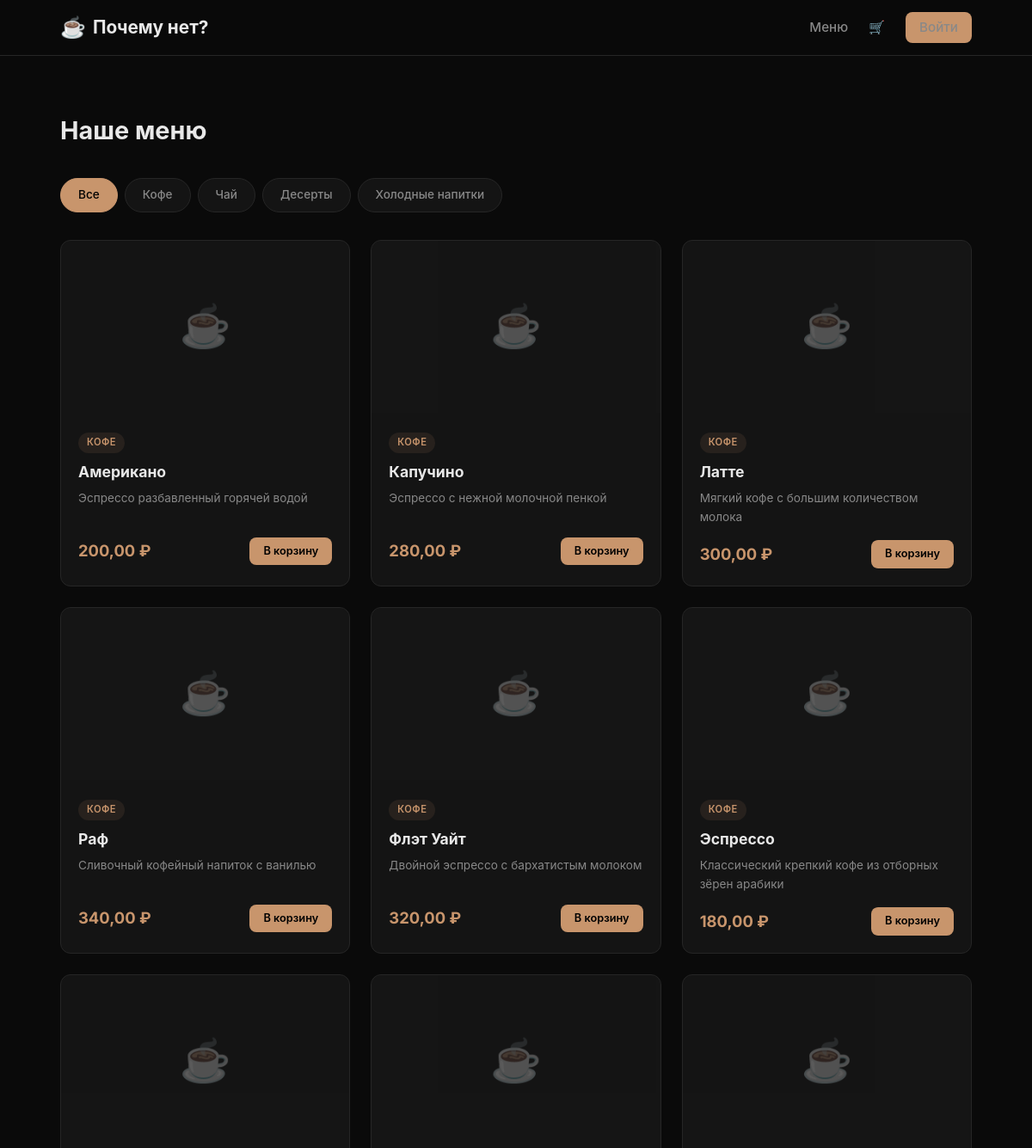
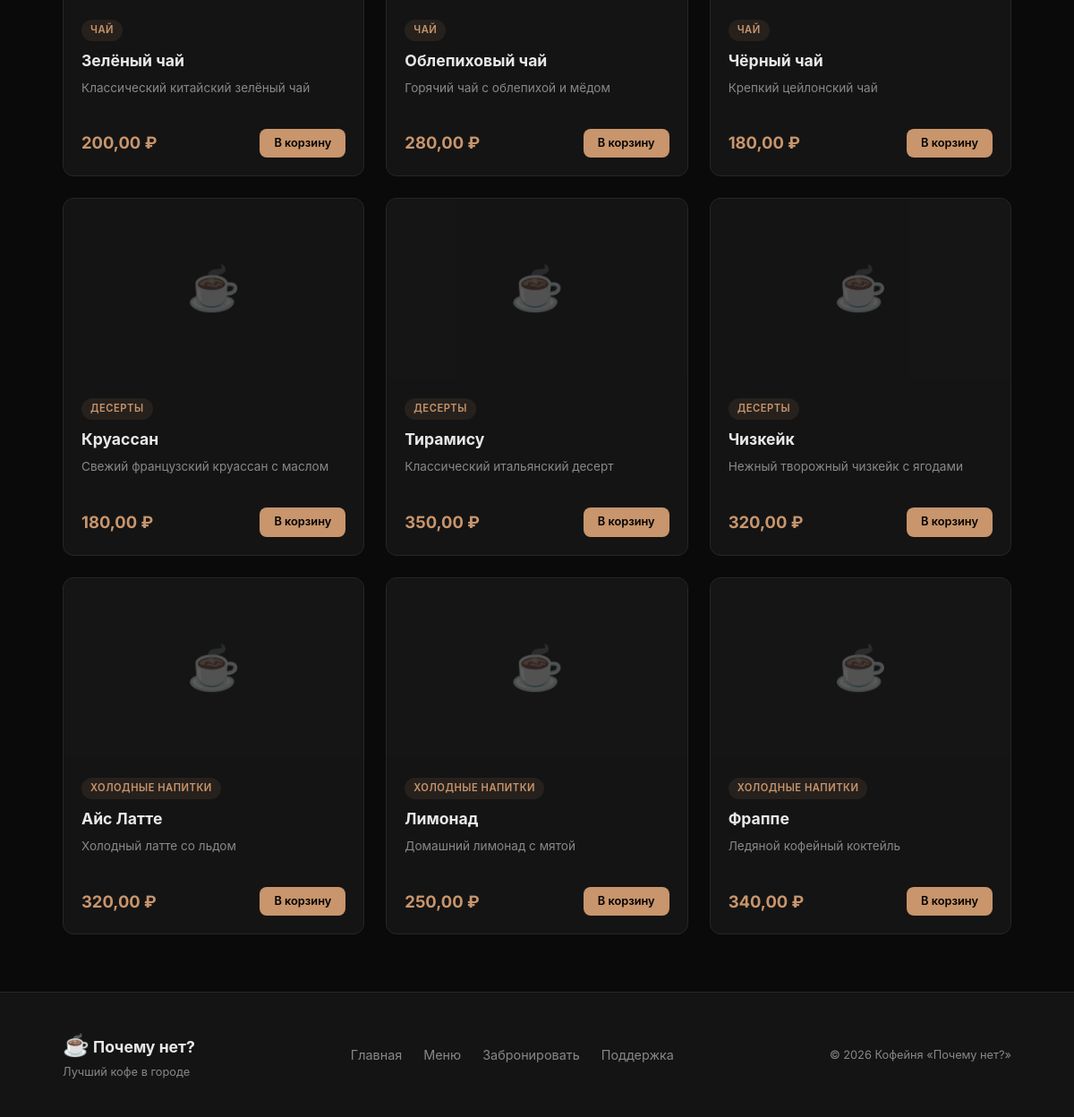
The app's page /menu/ with its own data (2 pictures, top to bottom).
### menu/models.py (models this page shows, shortened)
class Category(models.Model):
    name = models.CharField('Название', max_length=100)
    slug = models.SlugField(unique=True)
    class Meta:
        verbose_name = 'Категория'
        verbose_name_plural = 'Категории'

class Product(models.Model):
    category = models.ForeignKey(Category, on_delete=models.CASCADE, related_name='products')
    name = models.CharField('Название', max_length=200)
    description = models.TextField('Описание', blank=True)
    price = models.DecimalField('Цена', max_digits=8, decimal_places=2)
    image = models.ImageField('Фото', upload_to='products/', blank=True)
    is_available = models.BooleanField('Доступен', default=True, db_index=True)
    class Meta:
        verbose_name = 'Товар'
        verbose_name_plural = 'Товары'
        ordering = ['category', 'name']
        constraints = [
            models.CheckConstraint(check=models.Q(price__gte=0), name='product_price_positive')
        ]

### menu/views.py (the view)
# urls.py: path('menu/', views.menu_view, name='menu'),
def menu_view(request):
    categories = Category.objects.prefetch_related('products').all()
    active_category = request.GET.get('category')
    if active_category:
        products = Product.objects.filter(category__slug=active_category, is_available=True)
    else:
        products = Product.objects.filter(is_available=True)
    return render(request, 'menu/menu.html', {
        'categories': categories,
        'products': products,
        'active_category': active_category,
    })

### orders/context_processors.py (called while the page is built)
def cart_count(request):
    cart = request.session.get('cart', {})
    count = sum(item['qty'] for item in cart.values())
    return {'cart_count': count}

### templates/menu/menu.html (shortened to what this page needs)
{% extends 'base.html' %}
{% block content %}
<section class="section">
    <div class="container">
        <h1 class="section-title">Наше меню</h1>
        <div class="category-tabs">
            <a href="{% url 'menu' %}" class="tab {% if not active_category %}tab-active{% endif %}">Все</a>
            {% for cat in categories %}
            <a href="{% url 'menu' %}?category={{ cat.slug }}" class="tab {% if active_category == cat.slug %}tab-active{% endif %}">
                {{ cat.name }}
            </a>
            {% endfor %}
        </div>
        <div class="product-grid">
            {% for product in products %}
            <div class="product-card">
                {% if product.image %}
                <div class="product-img" style="background-image: url('{{ product.image.url }}')"></div>
                {% else %}
                <div class="product-img product-img-placeholder">☕</div>
                {% endif %}
                <div class="product-info">
                    <span class="product-category-badge">{{ product.category.name }}</span>
                    <h3>{{ product.name }}</h3>
                    <p class="product-desc">{{ product.description|truncatewords:15 }}</p>
                    <div class="product-bottom">
                        <span class="product-price">{{ product.price }} ₽</span>
                        <a href="{% url 'add_to_cart' product.pk %}" class="btn btn-primary btn-sm">В корзину</a>
                    </div>
                </div>
            </div>
            {% empty %}
            <p class="empty-text">В этой категории пока нет товаров.</p>
            {% endfor %}
        </div>
    </div>
</section>
{% endblock %}

### static/css/style.css (style rules this page uses)
*, *::before, *::after { margin: 0; padding: 0; box-sizing: border-box; }
:root { --bg: #0a0a0a; --bg-card: #141414; --bg-card-hover: #1c1c1c; --bg-input: #1a1a1a; --text: #e8e8e8; --text-muted: #888; --accent: #c8956c; --accent-hover: #d4a57c; --border: #262626; --success: #4ade80; --error: #f87171; --radius: 12px; --radius-sm: 8px; --shadow: 0 4px 24px rgba(0,0,0,.4); --transition: .25s ease; }
html { scroll-behavior: smooth; }
body { font-family: 'Inter', -apple-system, sans-serif; background: var(--bg); color: var(--text); line-height: 1.6; min-height: 100vh; display: flex; flex-direction: column; }
a { color: var(--accent); text-decoration: none; transition: color var(--transition); }
.container { max-width: 1100px; margin: 0 auto; padding: 0 20px; }
.btn { display: inline-flex; align-items: center; justify-content: center; padding: 10px 24px; border-radius: var(--radius-sm); font-weight: 600; font-size: .9rem; border: none; cursor: pointer; transition: all var(--transition); text-decoration: none; }
.btn-primary { background: var(--accent); color: #000; }
.btn-sm { padding: 6px 16px; font-size: .8rem; }
.section { padding: 64px 0; }
.section-title { font-size: 1.8rem; font-weight: 700; margin-bottom: 32px; }
.product-grid { display: grid; grid-template-columns: repeat(auto-fill, minmax(280px, 1fr)); gap: 24px; }
.product-card { background: var(--bg-card); border: 1px solid var(--border); border-radius: var(--radius); overflow: hidden; transition: all var(--transition); }
.product-img { height: 200px; background-size: cover; background-position: center; background-color: #1a1a1a; }
.product-img-placeholder { display: flex; align-items: center; justify-content: center; font-size: 3rem; opacity: .3; }
.product-info { padding: 20px; }
.product-info h3 { font-size: 1.1rem; margin-bottom: 6px; }
.product-desc { color: var(--text-muted); font-size: .85rem; margin-bottom: 16px; min-height: 40px; }
.product-bottom { display: flex; align-items: center; justify-content: space-between; }
.product-price { font-size: 1.15rem; font-weight: 700; color: var(--accent); }
.product-category-badge { display: inline-block; font-size: .7rem; font-weight: 600; text-transform: uppercase; color: var(--accent); background: rgba(200,149,108,.1); padding: 3px 10px; border-radius: 20px; margin-bottom: 8px; letter-spacing: .5px; }
.category-tabs { display: flex; gap: 8px; margin-bottom: 32px; flex-wrap: wrap; }
.tab { padding: 8px 20px; border-radius: 20px; font-size: .85rem; font-weight: 500; color: var(--text-muted); background: var(--bg-card); border: 1px solid var(--border); transition: all var(--transition); }
.tab-active { background: var(--accent); color: #000; border-color: var(--accent); }

### records on screen
Category: name "Кофе"
Category: name "Чай"
Category: name "Десерты"
Category: name "Холодные напитки"
Product: category.name "КОФЕ", name "Американо", description "Эспрессо разбавленный горячей водой", price "200,00"
Product: category.name "КОФЕ", name "Капучино", description "Эспрессо с нежной молочной пенкой", price "280,00"
Product: category.name "КОФЕ", name "Латте", description "Мягкий кофе с большим количеством молока", price "300,00"
Product: category.name "КОФЕ", name "Раф", description "Сливочный кофейный напиток с ванилью", price "340,00"
Product: category.name "КОФЕ", name "Флэт Уайт", description "Двойной эспрессо с бархатистым молоком", price "320,00"
Product: category.name "КОФЕ", name "Эспрессо", description "Классический крепкий кофе из отборных зёрен арабики", price "180,00"
Product: category.name "ЧАЙ", name "Зелёный чай", description "Классический китайский зелёный чай", price "200,00"
Product: category.name "ЧАЙ", name "Облепиховый чай", description "Горячий чай с облепихой и мёдом", price "280,00"
Product: category.name "ЧАЙ", name "Чёрный чай", description "Крепкий цейлонский чай", price "180,00"
Product: category.name "ДЕСЕРТЫ", name "Круассан", description "Свежий французский круассан с маслом", price "180,00"
Product: category.name "ДЕСЕРТЫ", name "Тирамису", description "Классический итальянский десерт", price "350,00"
Product: category.name "ДЕСЕРТЫ", name "Чизкейк", description "Нежный творожный чизкейк с ягодами", price "320,00"
Product: category.name "ХОЛОДНЫЕ НАПИТКИ", name "Айс Латте", description "Холодный латте со льдом", price "320,00"
Product: category.name "ХОЛОДНЫЕ НАПИТКИ", name "Лимонад", description "Домашний лимонад с мятой", price "250,00"
Product: category.name "ХОЛОДНЫЕ НАПИТКИ", name "Фраппе", description "Ледяной кофейный коктейль", price "340,00"
